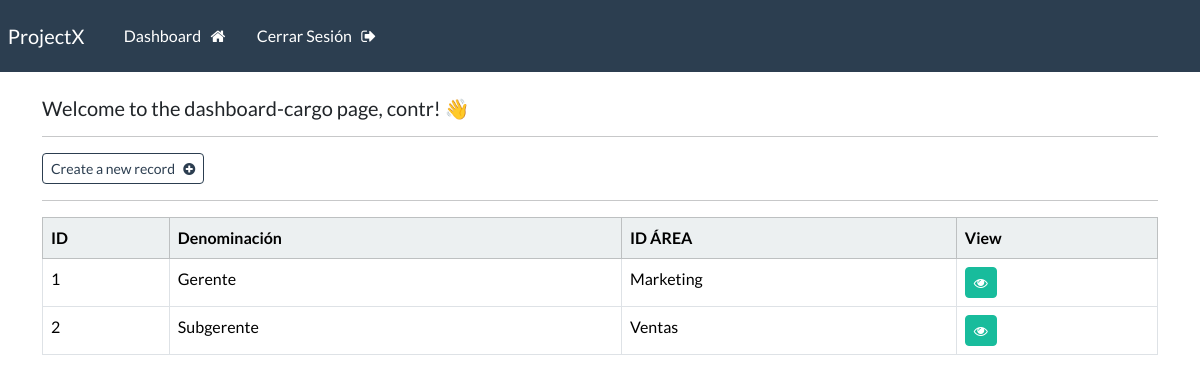
Before: /dashboard-cargo (signed in) with the older database file.
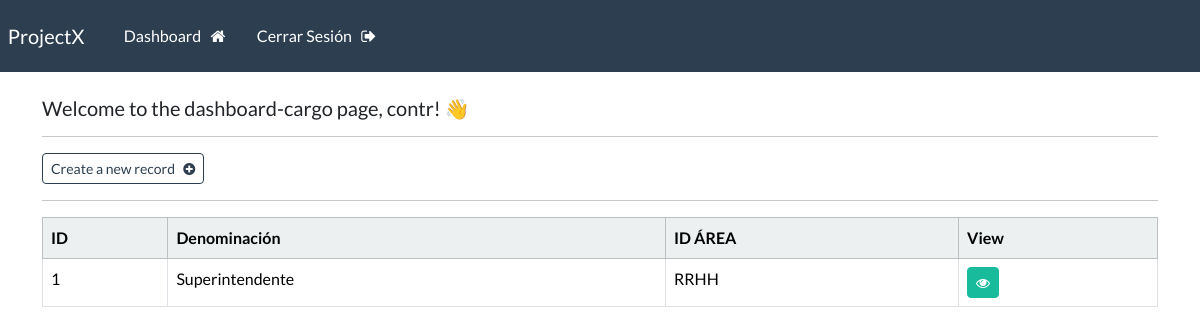
After: the same page with the newer database file.
### webapp/models.py (models this page shows, shortened)
class Cargo(models.Model):
    denominacion = models.CharField(max_length=100)
    id_area = models.ForeignKey(Area, on_delete=models.CASCADE)

class Area(models.Model):
    denominacion = models.CharField(max_length=100)
    def __str__(self):
        return self.denominacion

### webapp/views.py (the view)
# urls.py: path('dashboard-cargo', views.dashboard_cargo, name="dashboard-cargo"),
@login_required(login_url='my-login')
def dashboard_cargo(request):
    cargos = Cargo.objects.all()
    context = {'cargos': cargos}
    return render(request, 'webapp/dashboard-cargo.html', context=context)

### webapp/templates/webapp/dashboard-cargo.html
{% extends 'webapp/base.html' %}
{% block content %}
    <h5> Welcome to the dashboard-cargo page, {{user}}! 👋</h5>
    <hr>
    <a class="btn btn-outline-primary btn-sm" href="{% url 'create-cargo' %}">
        Create a new record &nbsp; <i class="fa fa-plus-circle" aria-hidden="true"></i>
    </a>
    <hr>
    <table class="table table table-hover table-bordered">
        <thead class="table-light">
            <tr>
                <th scope="col"> ID </th>
                <th scope="col"> Denominación</th>
                <th scope="col"> ID ÁREA</th>
                <th scope="col"> View </th>
            </tr>
        </thead>
        <tbody>
        {% if cargos %}
            {% for cargo in cargos %}
            <tr>
                <td> {{cargo.id}} </td>
                <td> {{cargo.denominacion}}</td>
                <td> {{cargo.id_area}}</td>
                <td> <a class="btn btn-success btn-sm" href="{% url 'cargo' cargo.id %}"> <i class="fa fa-eye" aria-hidden="true"></i> </a></td>
            </tr>
            {% endfor %}
        {% endif %}
        </tbody>
    </table>
{% endblock %}

Changed rows visible on the page:
removed Cargo: id "2", denominacion "Subgerente", id_area "Ventas"
changed Cargo id 1: denominacion "Gerente" → "Superintendente"; id_area "Marketing" → "RRHH"
